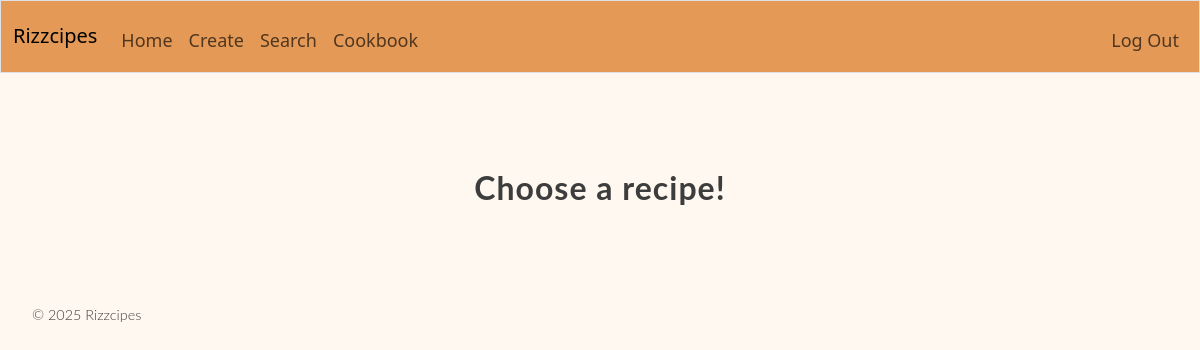
The page /cookbook (signed in) on the database as committed earlier.
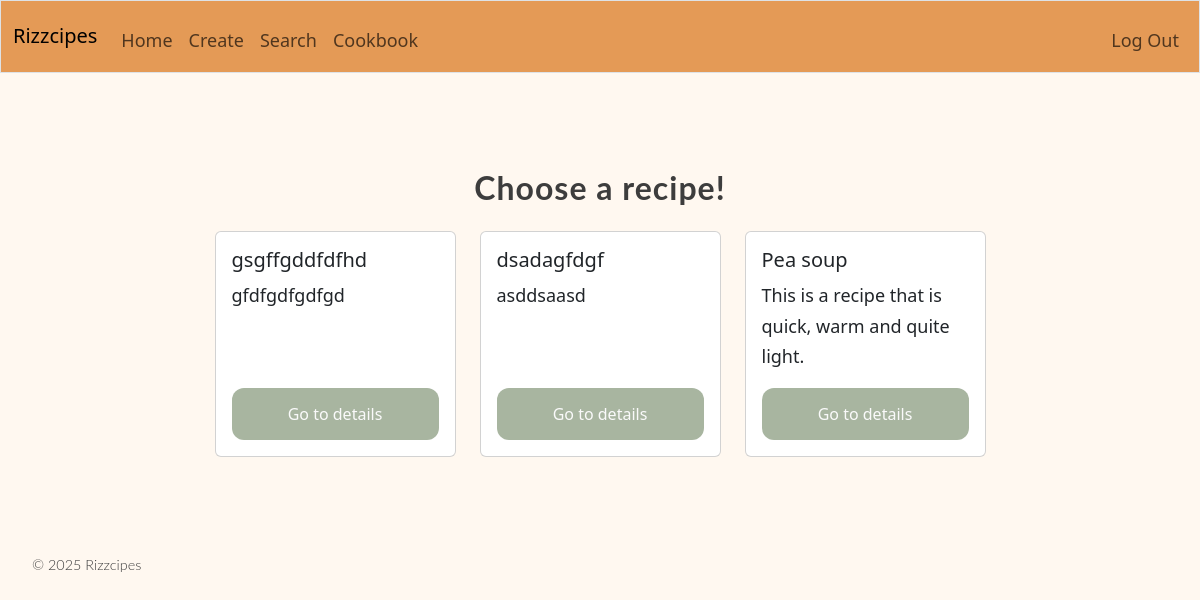
The same page on the database as committed later.
### tables this page shows
CREATE TABLE recipes (
    id INTEGER PRIMARY KEY AUTOINCREMENT,
    user_id INTEGER NOT NULL,
    title TEXT NOT NULL,
    description TEXT,
    servings INTEGER DEFAULT 4,
    cook_time INTEGER,
    created_at TIMESTAMP DEFAULT CURRENT_TIMESTAMP,
    FOREIGN KEY (user_id) REFERENCES users(id)
);

### app.py (the view)
@app.route("/cookbook")
@login_required
def cookbook():
    cards = db.cookbook_cards(session["user_id"])
    return render_template("index.html", cards=cards, card_number=len(cards))

### app.py (called while the page is built)
@app.after_request
def after_request(response):
    response.headers["Cache-Control"] = "no-cache, no-store, must-revalidate"
    response.headers["Expires"] = 0
    response.headers["Pragma"] = "no-cache"
    return response

### database/database.py (called while the page is built)
    def cookbook_cards(self, user_id):
        connection, cursor = self.connection_and_cursor()
        cursor.execute("SELECT id, title, description FROM recipes WHERE id IN (SELECT recipe_id FROM saved_recipes WHERE user_id = ?)", (user_id, ))
        result = cursor.fetchall()
        cards = []
        for i in result:
            cards.append(dict(i))
        connection.commit()
        connection.close()
        return cards

    def connection_and_cursor(self):
        connection = sqlite3.connect(self.db_file)
        connection.row_factory = sqlite3.Row
        cursor = connection.cursor()
        return connection, cursor

### login.py (called while the page is built)
def login_required(f):
    @wraps(f)
    def decorated_function(*args, **kwargs):
        if session.get("user_id") is None:
            return redirect("/login")
        return f(*args, **kwargs)
    return decorated_function

### templates/index.html (shortened to what this page needs)
{% extends "layout.html" %}
{% block content %}
<div class="container my-5">
<form action=/ method="post">
    <h2 class="text-center mb-4">Choose a recipe!</h2>
    <div class="row row-cols-1 row-cols-md-2 row-cols-lg-3 row-cols-xl-4 g-4 justify-content-center">
        {% for i in range(card_number) %}
        <div class="col">
            <div class="card h-100">
                <div class="card-body d-flex flex-column">
                    <h5 class="card-title">{{ cards[i]["title"] }}</h5>
                    <p class="card-text flex-grow-1">{{ cards[i]["description"] }}</p>
                    <a href="/recipe/{{ cards[i]['id']}}" class="btn">Go to details</a>
                </div>
            </div>
        </div>
        {% endfor %}
    </div>
</form>
</div>
{% endblock %}

Rows that differ between the two databases and show on the page:
added recipes: title "gsgffgddfdfhd", description "gfdfgdfgdfgd"
added recipes: title "dsadagfdgf", description "asddsaasd"
added recipes: title "Pea soup", description "This is a recipe that is quick, warm and quite light."
Other text that changed with them:
new list line: "Go to details"
